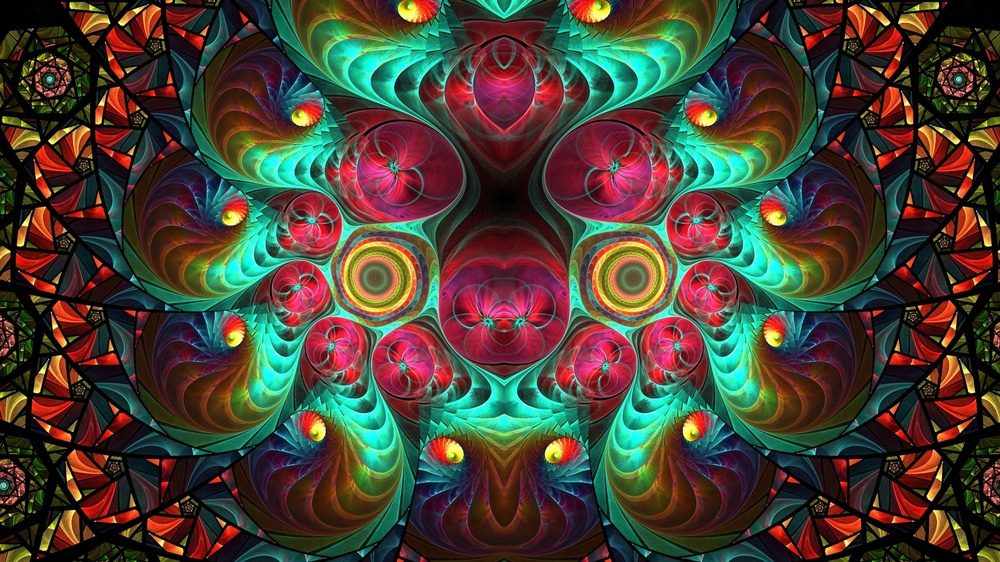
#> input picture OpenCV/pic/op.jpg, 1000 x 562 px, shrunk from 2560 x 1440 before the run, given in place of the camera
$ python lesson7.py
#> lines starting #> are read from the running program, lines starting #| are printed output that depends on the picture; after the words box and inside, x2 and y2 are one past the last pixel; in counts of white or black regions, pixels touching at a corner belong together
import cv2
import numpy as np
import time

# [53 lines of commented-out code are left out]
from cv2 import bilateralFilter


def nothing(x):
    pass

kernel = np.ones((5,5), np.uint8)
cap = cv2.VideoCapture(0)
cv2.namedWindow('track')

cv2.createTrackbar("HL", "track", 0, 180, nothing)
cv2.createTrackbar("SL", "track", 0, 255, nothing)
cv2.createTrackbar("VL", "track", 0, 255, nothing)

cv2.createTrackbar("H", "track", 0, 180, nothing)
cv2.createTrackbar("S", "track", 0, 255, nothing)
cv2.createTrackbar("V", "track", 0, 255, nothing)

while True:
    ret, frame = cap.read()
#> frame is the input picture: shape (562, 1000, 3); mean B, G, R 52.4, 64.6, 72.1
    cv2.imshow("frame", frame)
    hsv = cv2.cvtColor(frame, cv2.COLOR_BGR2HSV)
#> hsv: shape (562, 1000, 3); mean H, S, V 75.1, 174.3, 97.3

    hl = cv2.getTrackbarPos("HL", "track")
    sl = cv2.getTrackbarPos("SL", "track")
    vl = cv2.getTrackbarPos("VL", "track")

    h = cv2.getTrackbarPos("H", "track")
    s = cv2.getTrackbarPos("S", "track")
    v = cv2.getTrackbarPos("V", "track")

    lower = np.array([hl,sl,vl])
    upper = np.array([h,s,v])
    frame = bilateralFilter(frame, 9, 75, 75)
    mask = cv2.inRange(hsv, lower, upper)
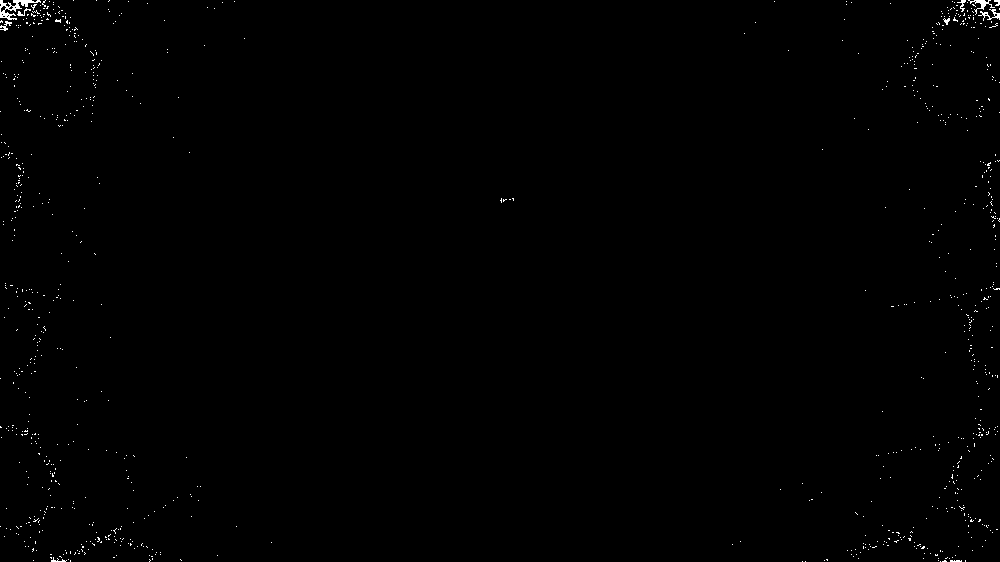
#> mask: shape (562, 1000); 0.4% white in thin lines or dots
    res = cv2.bitwise_and(frame, frame, mask=mask)

    edge = cv2.Canny(mask, 100, 200)
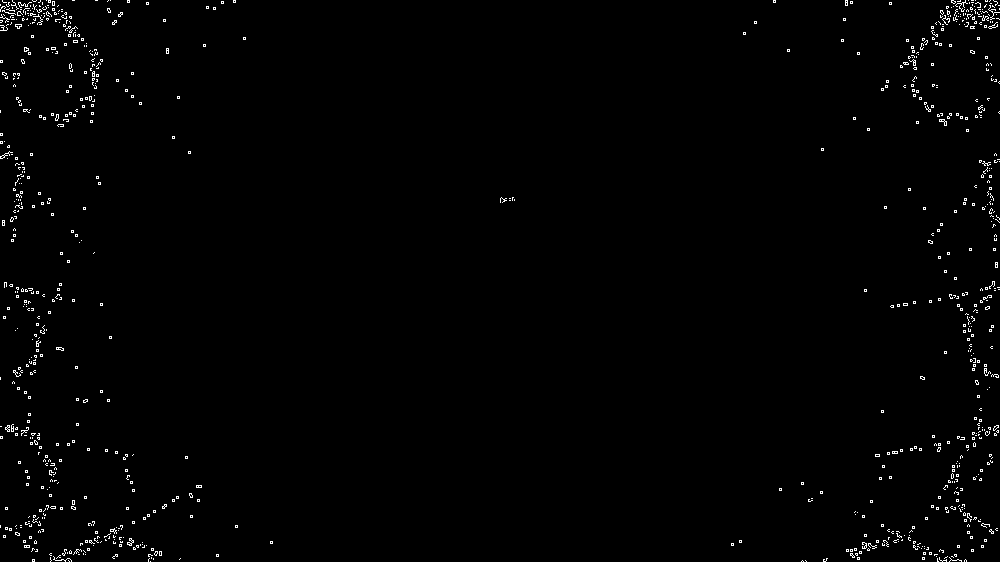
#> edge: shape (562, 1000); 1.1% white in thin lines or dots

    countours, h = cv2.findContours(edge, cv2.RETR_LIST, cv2.CHAIN_APPROX_NONE)
#> countours = 1357 contours, all with area under 20; h = 1357 rows, first 6: [1, -1, -1, -1], [2, 0, -1, -1], [3, 1, -1, -1], [4, 2, -1, -1], [5, 3, -1, -1], [6, 4, -1, -1]
    countours = sorted(countours, key = cv2.contourArea, reverse=True)

    try:
        cv2.drawContours(frame, [countours[0]],-1, (255,0,0),5)
#> frame: shape (562, 1000, 3); mean B, G, R 52, 64.2, 71.8
    except Exception:
        print()

    cv2.imshow("mask", mask)
    erosion = cv2.erode(mask, kernel, iterations=1)
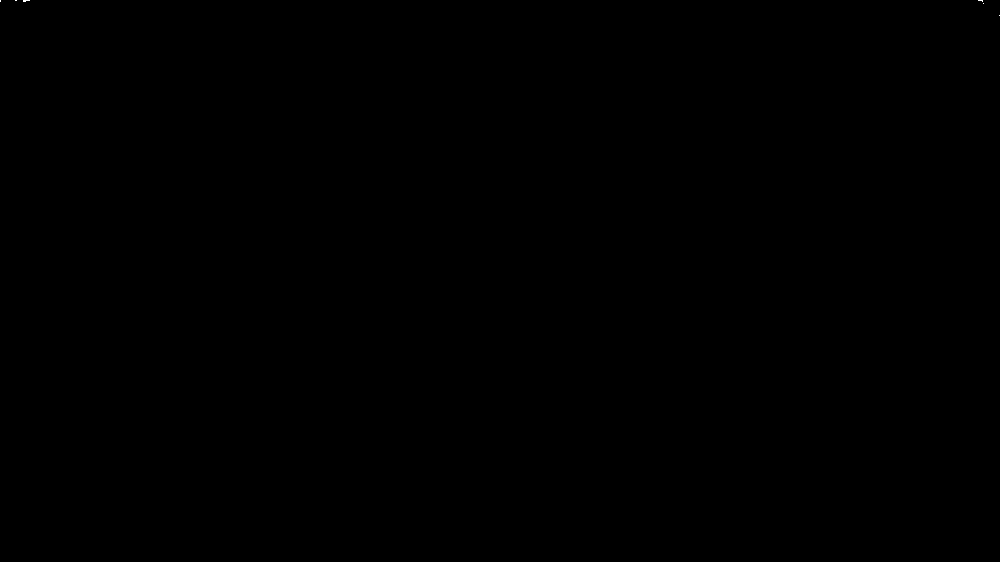
#> erosion: shape (562, 1000); 0% white in thin lines or dots, all inside (x1, y1, x2, y2) = (0, 0, 1000, 16)
    dilation = cv2.dilate(mask, kernel, iterations=1)
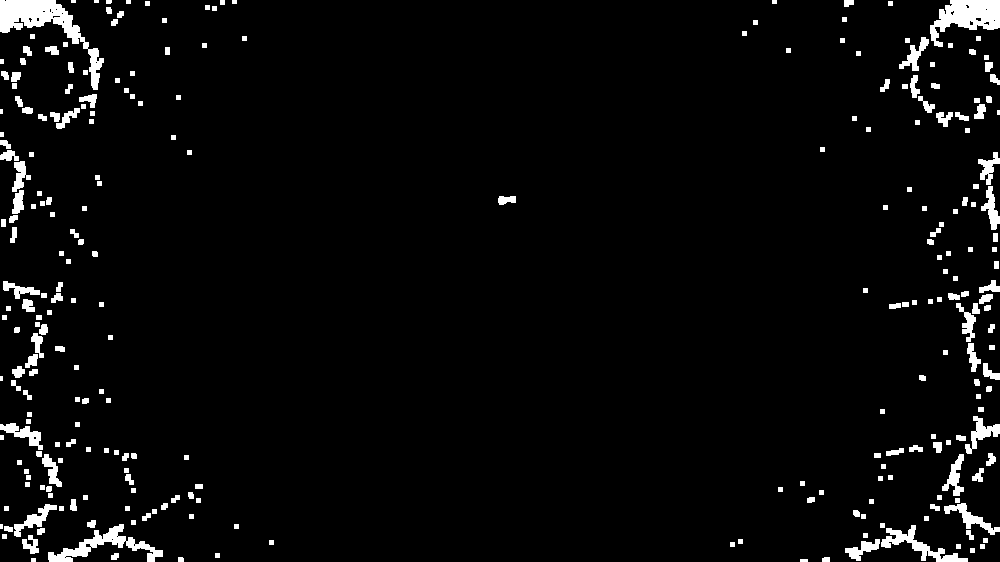
#> dilation: shape (562, 1000); 3.9% white; 270 white regions (6 under 20 px), largest, box (x1, y1, x2, y2) and area: (0, 0, 104, 90) 2414, (930, 0, 1000, 47) 1748, (48, 524, 163, 562) 1286
    opening = cv2.morphologyEx(mask, cv2.MORPH_OPEN, kernel)
#> opening: shape (562, 1000); 0.02% white; 5 white regions (3 under 20 px), largest, box (x1, y1, x2, y2) and area: (976, 0, 986, 6) 45, (21, 0, 32, 4) 40
    closing = cv2.morphologyEx(opening, cv2.MORPH_CLOSE, kernel)
#> closing: shape (562, 1000); 0.02% white; 4 white regions (2 under 20 px), largest, box (x1, y1, x2, y2) and area: (13, 0, 32, 4) 64, (976, 0, 986, 6) 46
    cv2.imshow("close", closing)
    cv2.imshow("frame", frame)


    k = cv2.waitKey(1) & 0xFF
#> (key Esc is pressed here)
    if k == 27:
        break

cv2.destroyAllWindows()
